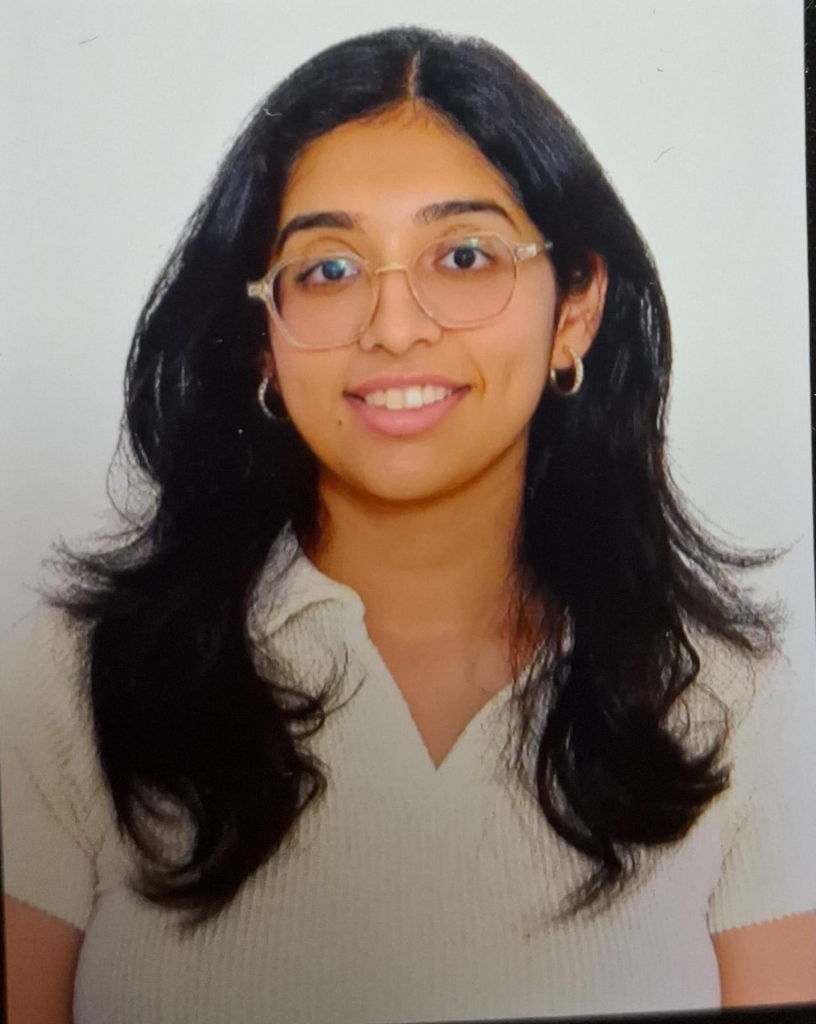
#> input picture source-photo.jpg, 816 x 1024 px
$ python prep_photo_lightweight.py
#> lines starting #> are read from the running program, lines starting #| are printed output that depends on the picture
"""
Lightweight background removal:
Uses simple intensity thresholding based on a consensus of background samples.
Guaranteed not to leak because it doesn't use floodfill or segmentation.
"""
import os
import sys
import cv2
import numpy as np
from PIL import Image

HERE = os.path.dirname(os.path.abspath(__file__))
INP = sys.argv[1] if len(sys.argv) > 1 else os.path.join(HERE, "..", "source-photo.jpg")
OUT = sys.argv[2] if len(sys.argv) > 2 else os.path.join(HERE, "..", "source-prepped.png")

print(f"Reading {INP}...")
img = cv2.imread(INP)
#> img is the input picture: shape (1024, 816, 3); mean B, G, R 108.7, 118.7, 132.8
if img is None:
    print(f"Error: Could not read image {INP}")
    sys.exit(1)

# Convert to grayscale
gray = cv2.cvtColor(img, cv2.COLOR_BGR2GRAY)
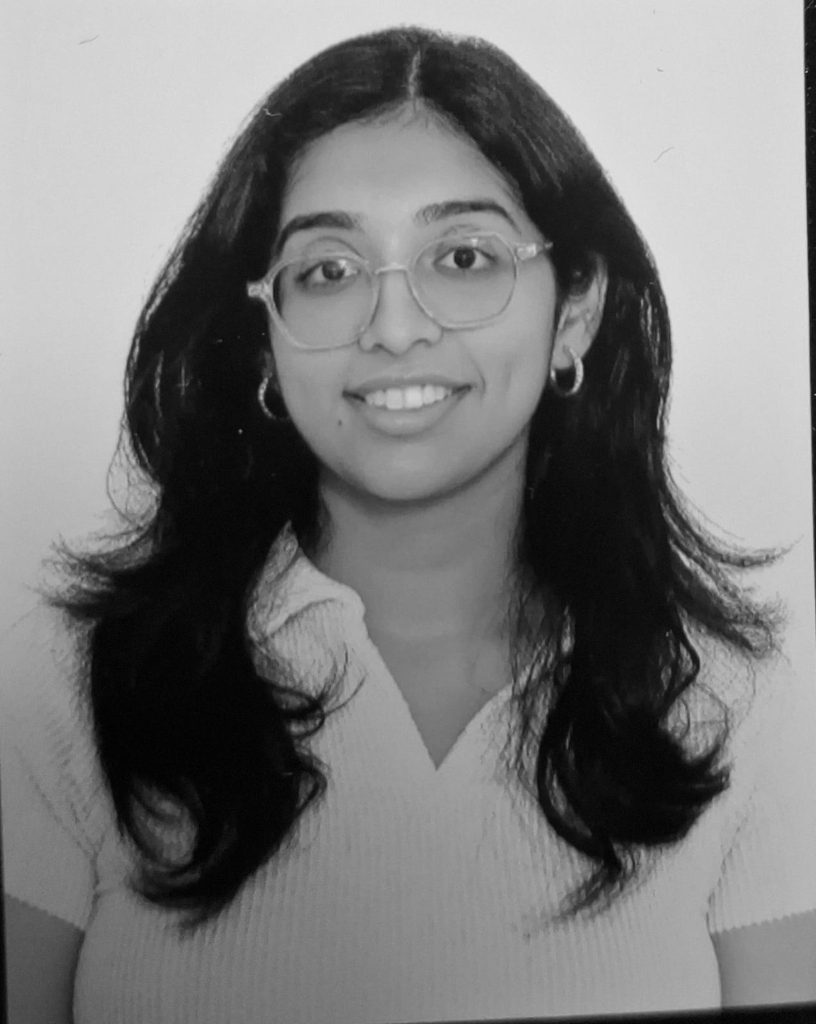
#> gray: shape (1024, 816); min 1, max 225, mean 121.8
h, w = gray.shape
#> h = 1024; w = 816

# Apply CLAHE to enhance local facial features and hair texture
clahe = cv2.createCLAHE(clipLimit=2.0, tileGridSize=(8, 8))
gray_enhanced = clahe.apply(gray)
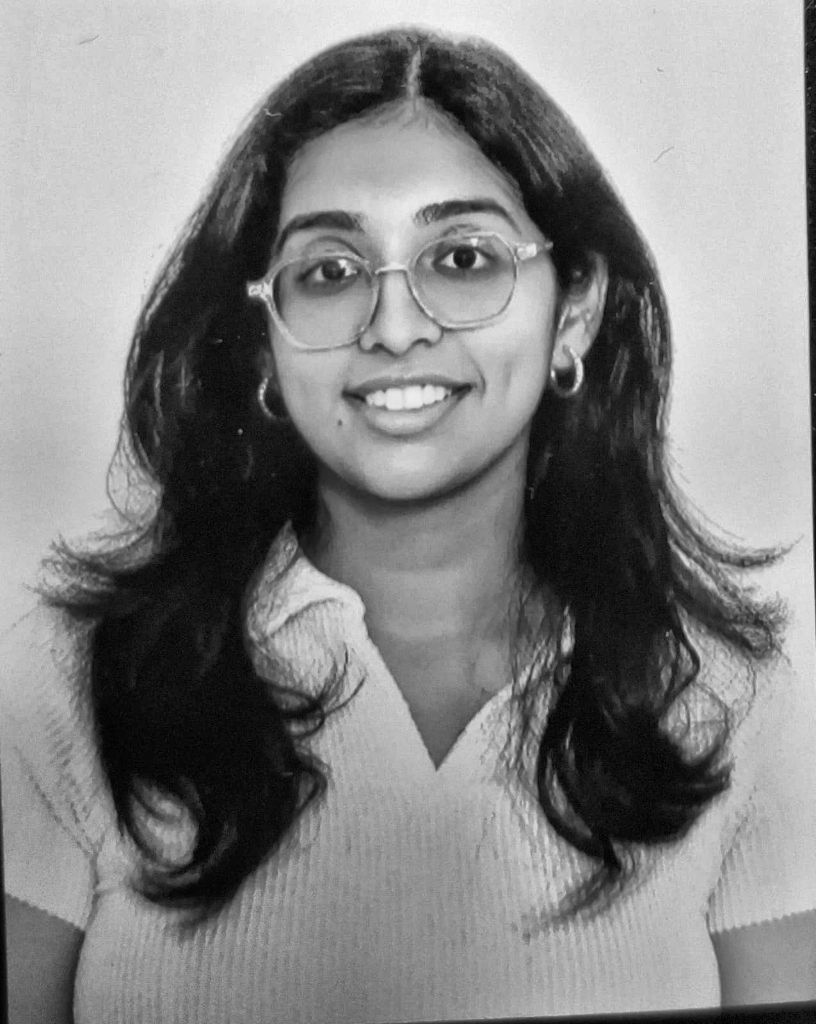
#> gray_enhanced: shape (1024, 816); min 1, max 243, mean 132.6

# Sample background value at multiple top row points to avoid scanning margins/borders
samples = [
    int(gray_enhanced[15, 15]),                 # Top-left
    int(gray_enhanced[15, w // 4]),             # Top-mid-left
    int(gray_enhanced[15, w // 2]),             # Top-middle
    int(gray_enhanced[15, 3 * w // 4]),         # Top-mid-right
    int(gray_enhanced[15, w - 15])              # Top-right
]
#> samples = [206, 216, 234, 214, 226]
print(f"Background sample points: {samples}")
#| Background sample points: [206, 216, 234, 214, 226]

# Consensus background classification
light_samples = [s for s in samples if s > 120]
#> light_samples = [206, 216, 234, 214, 226]
dark_samples = [s for s in samples if s <= 120]
#> dark_samples = []

if len(light_samples) >= 3:
    is_light_bg = True
    bg_val = np.median(light_samples)
#> bg_val = 216
    thresh = max(130, bg_val - 25)
#> thresh = 191
    print(f"Consensus: LIGHT background (val={bg_val:.1f}). Threshold: {thresh}")
#| Consensus: LIGHT background (val=216.0). Threshold: 191.0
    out = np.where(gray_enhanced > thresh, 255, gray_enhanced)
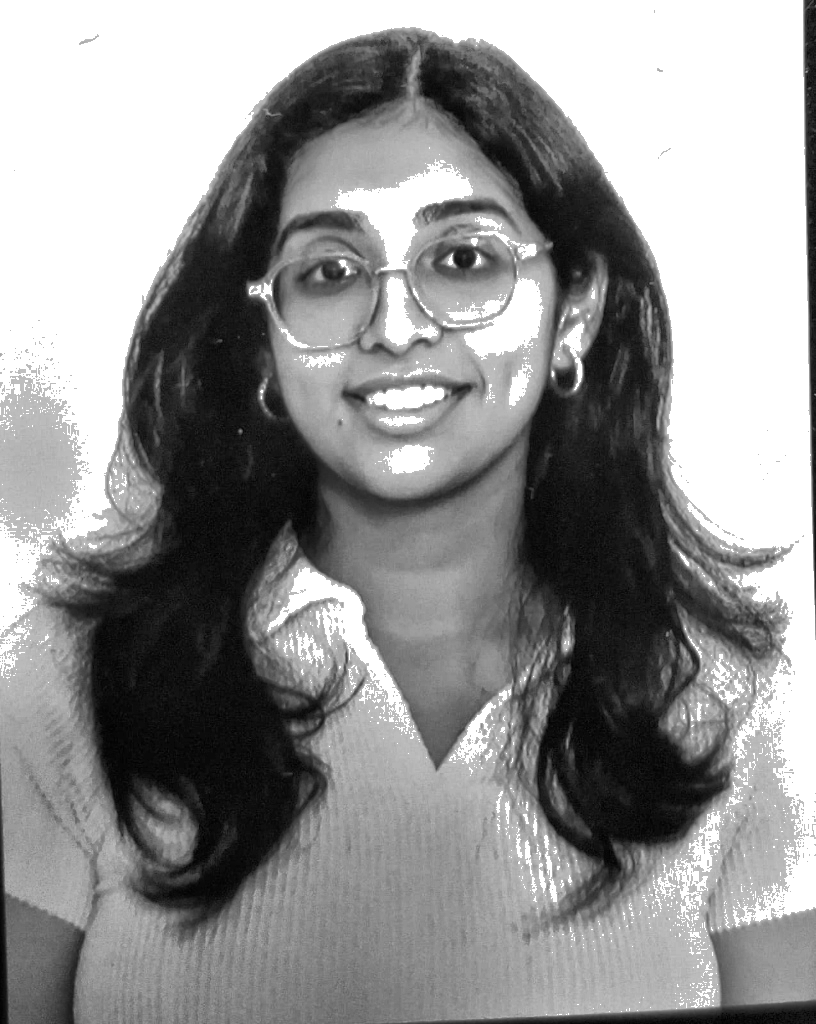
#> out: shape (1024, 816); min 1, max 255, mean 145.1
else:
    is_light_bg = False
    bg_val = np.median(dark_samples)
    thresh = min(110, bg_val + 25)
    print(f"Consensus: DARK background (val={bg_val:.1f}). Threshold: {thresh}")
    out = np.where(gray_enhanced < thresh, 255, gray_enhanced)

# Save output
Image.fromarray(out, mode="L").save(OUT)
print(f"Successfully wrote prepped image to {OUT} (consensus threshold mode)")
